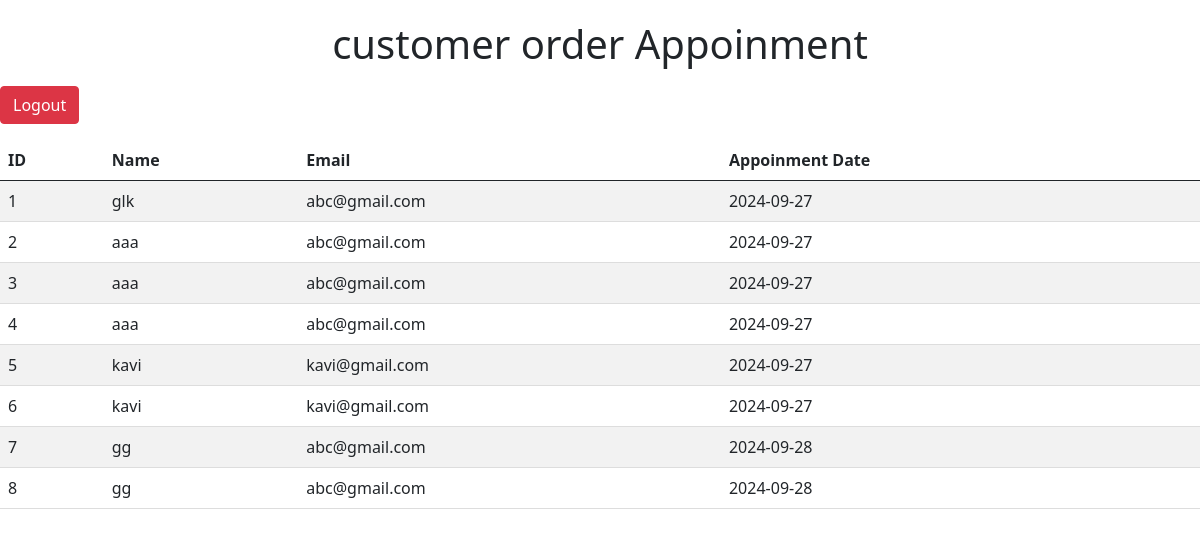
Screenshot of /result (signed in) with the database file from the repository.
### tables this page shows
CREATE TABLE user(
           id INTEGER PRIMARY KEY AUTOINCREMENT,
           name TEXT NOT NULL,
           mail TEXT NOT NULL,
           date TEXT NOT NULL);

### app1.py (the view)
@app.route('/result')
def result():
    if not session.get('logged_in'):
        flash('you need to login to acces this page')
        return redirect(url_for('login'))
    conn=sqlite3.connect('database.db')
    c=conn.cursor()
    c.execute('select * from user')
    data=c.fetchall()
    conn.close()
    return render_template('result.html',data=data)

### templates/result.html (shortened to what this page needs)
<!DOCTYPE html>
<html>
<head>
    <link href="https://cdn.jsdelivr.net/npm/bootstrap@5.0.2/dist/css/bootstrap.min.css" rel="stylesheet">
</head>
<body>
        <h1>customer order  Appoinment</h1>
        <a href="/logout" class="btn btn-danger mb-3">Logout</a>
        <table class="table table-striped">
            <thead>
                <tr>
                    <th>ID</th>
                    <th>Name</th>
                    <th>Email</th>
                    <th>Appoinment Date</th>
                </tr>
            </thead>
<tbody>
                {% for row in data %}
                <tr>
                    <td>{{ row[0] }}</td>
                    <td>{{ row[1] }}</td>
                    <td>{{ row[2] }}</td>
                    <td>{{ row[3] }}</td>
                </tr>
                {% endfor %}
            </tbody>
        </table>
</body>
</html>

### templates/result.html (style rules this page uses)
table { width: 100%; }
th, td { padding: 15px; text-align: left; border-bottom: 1px solid #ddd; }
th { background-color: #f2f2f2; }
a { color: #007bff; text-decoration: none; }
h1 { text-align: center; }
a.btn-danger { margin-top: 10px; }

### rows the page displays
user: id "1", name "glk", mail "abc@gmail.com", date "2024-09-27"
user: id "2", name "aaa", mail "abc@gmail.com", date "2024-09-27"
user: id "3", name "aaa", mail "abc@gmail.com", date "2024-09-27"
user: id "4", name "aaa", mail "abc@gmail.com", date "2024-09-27"
user: id "5", name "kavi", mail "kavi@gmail.com", date "2024-09-27"
user: id "6", name "kavi", mail "kavi@gmail.com", date "2024-09-27"
user: id "7", name "gg", mail "abc@gmail.com", date "2024-09-28"
user: id "8", name "gg", mail "abc@gmail.com", date "2024-09-28"
